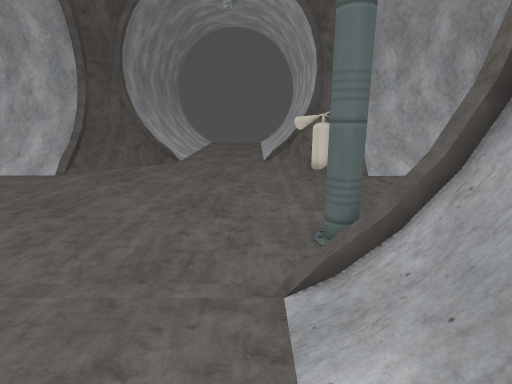
[1] (above)

13 first-person views from a walk through a 3-D level made in the Godot game engine. The camera is 1.3 m above the floor, tilts 14° down and sees 80° across. The floor is counted in squares, 0.5 m on a side. Each view is taken from the middle of a square. On the plan, view 1 faces up. The plan holds only what a view shows up to about 20 squares ahead; the rest is blank. The place goes on beyond the plan. Some surface patterns are stand-ins.

[2]
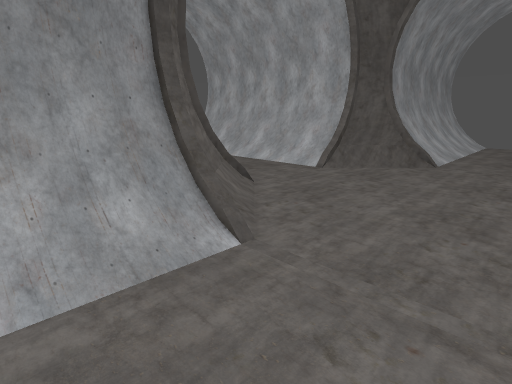

[3]
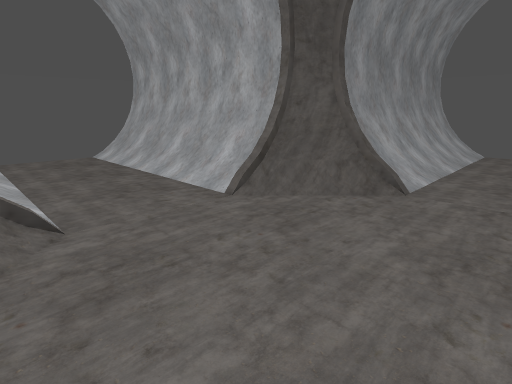

[4]
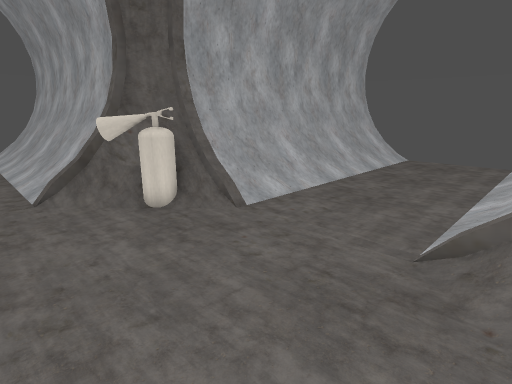

[5]
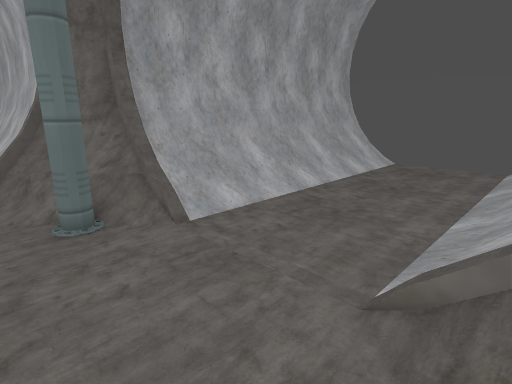

[6]
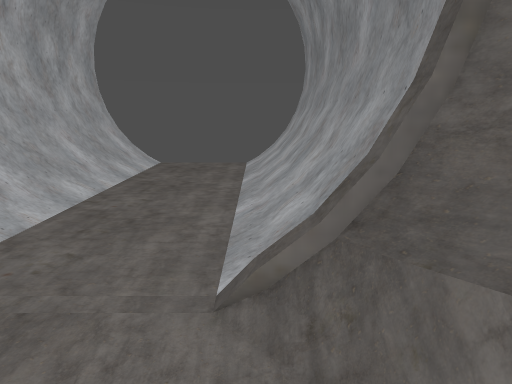

[7]
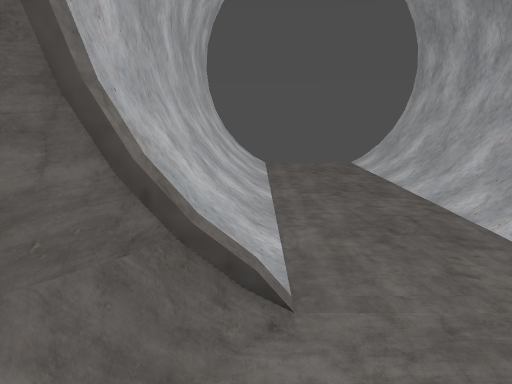

[8]
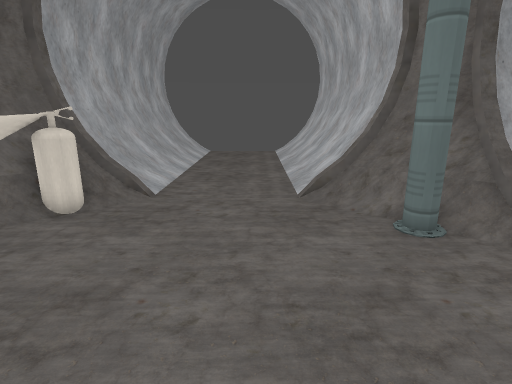

[9]
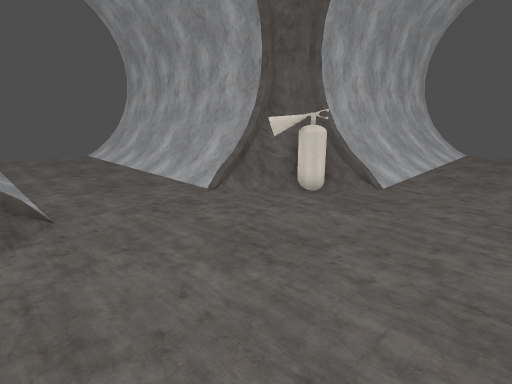

[10]
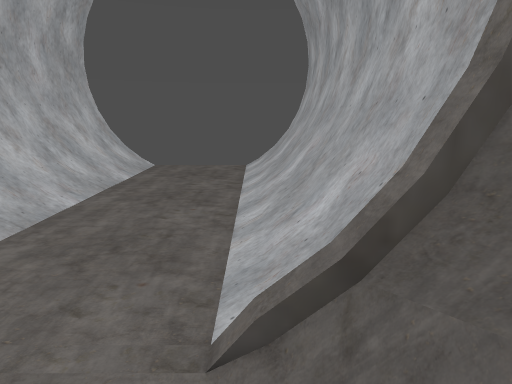

[11]
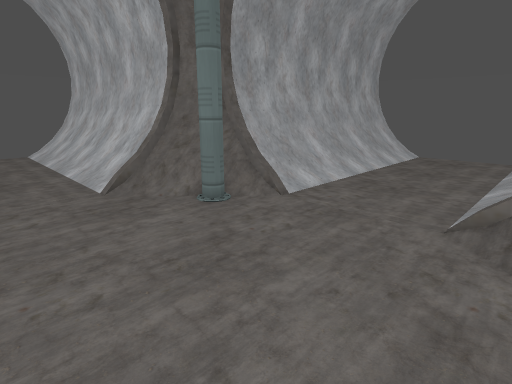

[12]
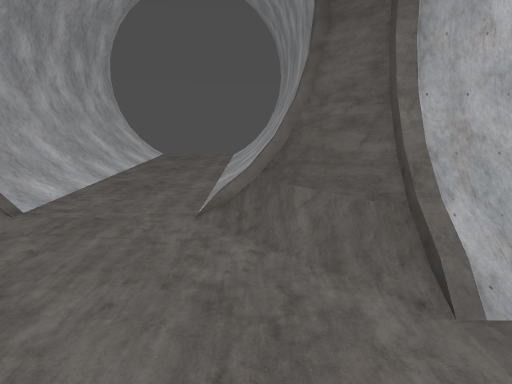

[13]
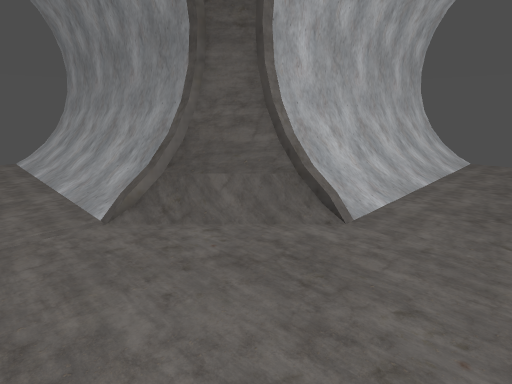

### Floor plan
Key: @ floor where view 1 was taken; # wall or solid block; . floor; / step, stairs or slope; = window, fence, low wall or low ledge; E fire extinguisher; P pipe; O other object.
Columns run from 23 left of view 1 to 14 right of it. Each row starts with its distance up from view 1.
 21                 #=/...../O#
 20                 #=/...../O#
 19                ##=/...../O#
 18                ###/...../=##
 17               ##=#.......E###
 16 ################=........EE###########
 15  /////////////==..........EE=OOOOOOOOO
 14  //////////////.............//////////
 13  .....................................
 12  .....................................
 11  .....................................
 10  .....................................
  9  .....................................
  8  //////////////.............//////////
  7  /////////////#=...........=#OOOOOOOOO
  6 ################=........P=###########
  5               ###=.......=###
  4                ###/...../###
  3                 #=/.....//#
  2                 #=/.....//#
  1                 #=/.....//#
  0                 #=/....@//#
 -1                 #=/.....//#
 -2                 #=/.....//#
 -3                 #=/.....//#
 -4                 #=/.....//#
 -5                 #=/.....//#
 -6                 #=/.....//#
 -7                 #=/.....//#
 -8                 #=/.....//#
 -9                 #=/.....//#
-10                           #

Where each view was taken, in squares from view 1:
view 1: 0 up, 0 right, facing up
view 2: 0 up, 0 right, facing up-left
view 3: 7 up, 1 left, facing up-left
view 4: 7 up, 1 left, facing up-right
view 5: 8 up, 6 left, facing down-right
view 6: 8 up, 5 left, facing down
view 7: 8 up, 5 left, facing left
view 8: 10 up, 5 left, facing right
view 9: 9 up, 6 left, facing up-right
view 10: 14 up, 6 left, facing left
view 11: 12 up, 6 left, facing down-right
view 12: 12 up, 6 left, facing down
view 13: 12 up, 2 left, facing down-left
